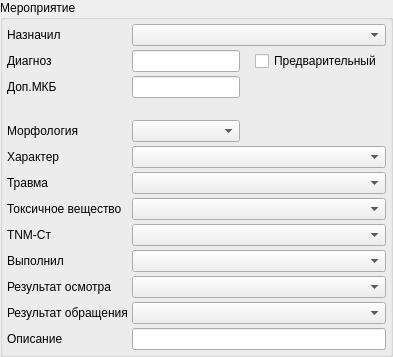
            <widget class="QGroupBox" name="groupBox">
             <property name="sizePolicy">
              <sizepolicy hsizetype="Minimum" vsizetype="Preferred">
               <horstretch>0</horstretch>
               <verstretch>0</verstretch>
              </sizepolicy>
             </property>
             <property name="title">
              <string>Мероприятие</string>
             </property>
             <layout class="QGridLayout" name="gridLayout_9">
              <property name="margin">
               <number>4</number>
              </property>
              <property name="spacing">
               <number>4</number>
              </property>
              <item row="1" column="0">
               <widget class="QLabel" name="lblMKB">
                <property name="text">
                 <string>Диагноз</string>
                </property>
                <property name="buddy">
                 <cstring>cmbMKB</cstring>
                </property>
               </widget>
              </item>
              <item row="5" column="0">
               <widget class="QLabel" name="lblMorphology">
                <property name="text">
                 <string>Морфология</string>
                </property>
                <property name="buddy">
                 <cstring>cmbMorphology</cstring>
                </property>
               </widget>
              </item>
              <item row="7" column="0">
               <widget class="QLabel" name="lblTraumaType">
                <property name="text">
                 <string>Травма</string>
                </property>
               </widget>
              </item>
              <item row="6" column="0">
               <widget class="QLabel" name="lblCharacter">
                <property name="text">
                 <string>Характер</string>
                </property>
                <property name="buddy">
                 <cstring>cmbCharacter</cstring>
                </property>
               </widget>
              </item>
              <item row="11" column="0">
               <widget class="QLabel" name="lblDiagnosticResult">
                <property name="text">
                 <string>Результат осмотра</string>
                </property>
                <property name="buddy">
                 <cstring>cmbDiagnosticResult</cstring>
                </property>
               </widget>
              </item>
              <item row="1" column="1">
               <widget class="CICDCodeEditEx" name="cmbMKB">
                <property name="layoutDirection">
                 <enum>Qt::LeftToRight</enum>
                </property>
               </widget>
              </item>
              <item row="4" column="0" colspan="2">
               <spacer name="verticalSpacer">
                <property name="orientation">
                 <enum>Qt::Vertical</enum>
                </property>
                <property name="sizeHint" stdset="0">
                 <size>
                  <width>20</width>
                  <height>10</height>
                 </size>
                </property>
               </spacer>
              </item>
              <item row="5" column="1">
               <widget class="CICDMorphologyCodeEditEx" name="cmbMorphology"/>
              </item>
              <item row="10" column="0">
               <widget class="QLabel" name="lblExecPerson">
                <property name="text">
                 <string>Выполнил</string>
                </property>
                <property name="buddy">
                 <cstring>cmbExecPerson</cstring>
                </property>
               </widget>
              </item>
              <item row="12" column="0">
               <widget class="QLabel" name="lblResult">
                <property name="text">
                 <string>Результат обращения</string>
                </property>
                <property name="buddy">
                 <cstring>cmbResult</cstring>
                </property>
               </widget>
              </item>
              <item row="0" column="1" colspan="4">
               <widget class="CPersonComboBoxEx" name="cmbSetPerson">
                <property name="sizePolicy">
                 <sizepolicy hsizetype="Expanding" vsizetype="Fixed">
                  <horstretch>0</horstretch>
                  <verstretch>0</verstretch>
                 </sizepolicy>
                </property>
               </widget>
              </item>
              <item row="11" column="1" colspan="4">
               <widget class="CRBComboBox" name="cmbDiagnosticResult">
                <property name="sizePolicy">
                 <sizepolicy hsizetype="Expanding" vsizetype="Fixed">
                  <horstretch>0</horstretch>
                  <verstretch>0</verstretch>
                 </sizepolicy>
                </property>
               </widget>
              </item>
              <item row="7" column="1" colspan="4">
               <widget class="CRBComboBox" name="cmbTraumaType"/>
              </item>
              <item row="0" column="0">
               <widget class="QLabel" name="lblSetPerson">
                <property name="text">
                 <string>Назначил</string>
                </property>
                <property name="buddy">
                 <cstring>cmbSetPerson</cstring>
                </property>
               </widget>
              </item>
              <item row="10" column="1" colspan="4">
               <widget class="CPersonComboBoxEx" name="cmbExecPerson">
                <property name="sizePolicy">
                 <sizepolicy hsizetype="Expanding" vsizetype="Fixed">
                  <horstretch>0</horstretch>
                  <verstretch>0</verstretch>
                 </sizepolicy>
                </property>
               </widget>
              </item>
              <item row="6" column="1" colspan="4">
               <widget class="CRBComboBox" name="cmbCharacter">
                <property name="sizePolicy">
                 <sizepolicy hsizetype="Expanding" vsizetype="Fixed">
                  <horstretch>0</horstretch>
                  <verstretch>0</verstretch>
                 </sizepolicy>
                </property>
               </widget>
              </item>
              <item row="12" column="1" colspan="4">
               <widget class="CRBComboBox" name="cmbResult">
                <property name="sizePolicy">
                 <sizepolicy hsizetype="Expanding" vsizetype="Fixed">
                  <horstretch>0</horstretch>
                  <verstretch>0</verstretch>
                 </sizepolicy>
                </property>
               </widget>
              </item>
              <item row="2" column="1">
               <widget class="CICDCodeEditEx" name="cmbMKBEx"/>
              </item>
              <item row="13" column="1" colspan="4">
               <widget class="QLineEdit" name="edtFreeInput">
                <property name="sizePolicy">
                 <sizepolicy hsizetype="Ignored" vsizetype="Fixed">
                  <horstretch>0</horstretch>
                  <verstretch>0</verstretch>
                 </sizepolicy>
                </property>
               </widget>
              </item>
              <item row="13" column="0">
               <widget class="QLabel" name="lblFreeInput">
                <property name="text">
                 <string>Описание</string>
                </property>
                <property name="buddy">
                 <cstring>cmbResult</cstring>
                </property>
               </widget>
              </item>
              <item row="9" column="1" colspan="4">
               <widget class="CTNMSComboBox" name="cmbTNMS"/>
              </item>
              <item row="1" column="3">
               <widget class="QCheckBox" name="chkDiagnosisType">
                <property name="text">
                 <string>Предварительный</string>
                </property>
               </widget>
              </item>
              <item row="2" column="0">
               <widget class="QLabel" name="lblMKBEx">
                <property name="text">
                 <string>Доп.МКБ</string>
                </property>
               </widget>
              </item>
              <item row="9" column="0">
               <widget class="QLabel" name="lblTNMS">
                <property name="text">
                 <string>TNM-Ст</string>
                </property>
               </widget>
              </item>
              <item row="1" column="2" rowspan="5">
               <widget class="QLabel" name="lblMKBText">
                <property name="layoutDirection">
                 <enum>Qt::LeftToRight</enum>
                </property>
                <property name="frameShape">
                 <enum>QFrame::NoFrame</enum>
                </property>
                <property name="text">
                 <string/>
                </property>
                <property name="scaledContents">
                 <bool>false</bool>
                </property>
                <property name="alignment">
                 <set>Qt::AlignLeading|Qt::AlignLeft|Qt::AlignTop</set>
                </property>
                <property name="wordWrap">
                 <bool>true</bool>
                </property>
                <property name="buddy">
                 <cstring></cstring>
                </property>
               </widget>
              </item>
              <item row="8" column="0">
               <widget class="QLabel" name="lblToxicSubstances">
                <property name="text">
                 <string>Токсичное вещество</string>
                </property>
               </widget>
              </item>
              <item row="8" column="1" colspan="4">
               <widget class="CRBComboBox" name="cmbToxicSubstances"/>
              </item>
             </layout>
            </widget>
